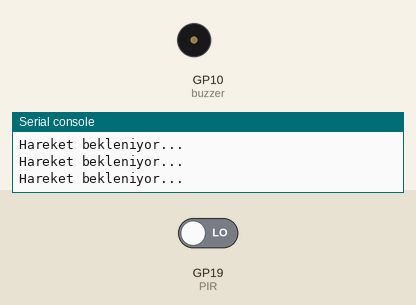
Recording of a program running on a simulated Raspberry Pi Pico running MicroPython. Shown: buzzer (waves = sounding), the last lines printed to the serial console. Inputs (shaded band) come from the test bench; at power-on: GP19 (PIR) LOW.

Above: at 1.2 s.
1.3 s: GP19 (PIR) driven HIGH
At 1.8 s:
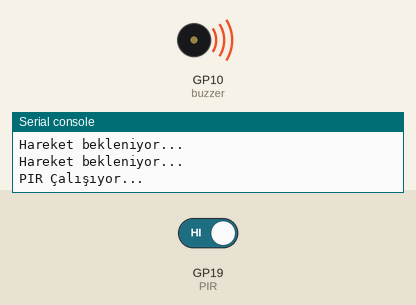
4.3 s: GP19 (PIR) driven LOW
At 5.4 s:
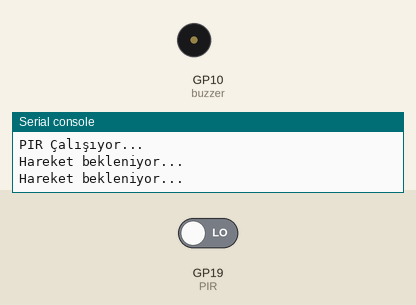
Timing chart, 0 to 7.3 s (numbered marks = the images above; inputs shaded):
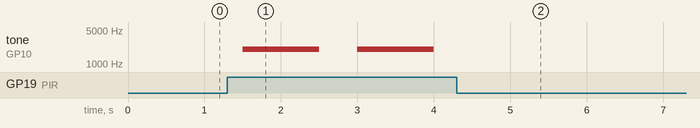

Measured:
- after the input at 1.3 s, tone on GP10 (buzzer): alternates 2000 Hz for 1.0 s and silent for 0.50 s, starting after 0.20 s
- after the input at 4.3 s, tone on GP10 (buzzer): stops changing and stays silent

The program:

14_PIR_Kullanimi.py
```python
#PIR Kullanımı#                     #// PIR Sensörü Kullanımı. //#
import utime
from machine import Pin, PWM
# PIR sensörü 5m'ye kadar olan cisimlerin hareketini algılar.
# PIR üzerindeki Sx potansiyometresi ile algılama mesafesini 3m-5m olarak değiştiriken
# Tx potansiyometresi ile sensör algılama sonrası ne kadar lojik 1  göndereceği ile ilgilidir.
# Potansiyometrelerin kesik kısımları birbirine bakacak şekilde ayarlandığında stabil çalışmaktadır.
# Sensörün seri-ani değişimlere çok hızlı tepki vermeyeceğini unutmayın.

PIR= Pin(19, Pin.IN, Pin.PULL_DOWN)   # PULL_DOWN olursa sensör algıladığında lojik 1, PULL_UP olursa lojik 0 verir.

buzzer = PWM(Pin(10))
buzzer.freq(2000);
buzzer.duty_u16(0)

while True:
    if PIR.value() == 1:
        print ("PIR Çalışıyor...")
        buzzer.duty_u16(40000)
        utime.sleep(1)
        buzzer.duty_u16(0)
    else:
        print("Hareket bekleniyor...")

    utime.sleep(0.5)                   # Her yarım saniyede kontrol eder.
```
